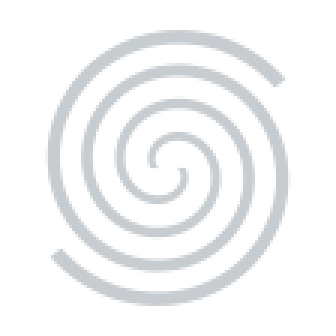
#> input picture bar/modules/ito-art/workspaces/bar/112/ws-uzumaki-original-2-occupied.png, 112 x 112 px (shown 3 times larger)
$ python -i ito_fetch.py   (imports and definitions only)
#> lines starting #> are read from the running program, lines starting #| are printed output that depends on the picture
"""ito_fetch: the layout engine of `ito-fastfetch show` (boot-screens-v2 section A). Pure functions plus the logo preparation.

fastfetch cannot centre, so Ito prints the fetch itself: it takes Omarchy's module lines as fastfetch printed them (values, keys
and colours untouched), puts them with a logo inside an optional frame, and places the whole block at coordinates computed in
the REAL cell grid, so that the margins differ by at most one cell on each axis.

Colours: SGR only (the terminal's palette is the theme), except the image logo, which is tinted with the `bone` token and
cached as a PNG. Nothing here reads the screen; the grid comes from TIOCGWINSZ or from COLUMNS/LINES.
"""
from __future__ import annotations

import base64
import fcntl
import hashlib
import os
import re
import struct
import sys
import termios
import unicodedata
from pathlib import Path

HOME = Path(os.environ.get("HOME", "~")).expanduser()
CACHE = HOME / ".cache" / "ito" / "fetch"
GEN = 4                                      # bump when the image bake changes
DEFAULT_CELL = (7.0, 16.5)                   # the measurement of F3: JetBrainsMono 9 in Ghostty at scale 1
GAP = 6                                      # cells between the logo and the modules (Omarchy's padding.right)
GAP_ENGRAVING = 4                            # a transparent picture needs less air than an opaque slab
MAX_LOGO_W, MAX_LOGO_H = 56, 24

ANSI_RE = re.compile(r"\x1b\[[0-9;?]*[a-zA-Z]|\x1b_.*?\x1b\\|\x1b\].*?(?:\x07|\x1b\\)", re.S)
PRIVATE_RE = re.compile(r"\x1b\[\?[0-9;]*[a-zA-Z]")


# ---- widths ---------------------------------------------------------------------------------------------------------

def wide(ch):
    return 0 if unicodedata.combining(ch) else (2 if unicodedata.east_asian_width(ch) in "WF" else 1)


def columns(text):
    return sum(wide(c) for c in text)


def strip_ansi(text):
    return ANSI_RE.sub("", text)


# [19 lines left out: function fit_ansi, not called in this run]


# ---- the frame ------------------------------------------------------------------------------------------------------

TITLE_DEFAULT = "ikai"


# [21 lines left out: functions valid_title, frame_top, frame_bottom, not called in this run]


SIDE = "\x1b[0;90m┃\x1b[0m"


# ---- the terminal grid ----------------------------------------------------------------------------------------------

# [47 lines left out: functions cell_px_default, term_grid, kitty_here, not called in this run]


# ---- logos ----------------------------------------------------------------------------------------------------------

SGR_NAMES = {"black": 30, "red": 31, "green": 32, "yellow": 33, "blue": 34, "magenta": 35, "cyan": 36, "white": 37, "default": 39}


# [7 lines left out: function sgr_code, not called in this run]


class TextLogo:
    """Rows of a text logo cropped to their ink (blank rows and columns removed; U+2800 counts as blank): `rows` are ANSI strings,
    every row `lw` columns wide when drawn."""
    kind = "text"

    # [40 lines left out: function __init__, not called in this run]

    def size(self, mh, cw, ch):
        return self.lw, self.lh

    def lines(self):
        return self.rows


def alpha_bbox(alpha, thr=8):
    import numpy as np
    ys, xs = np.nonzero(alpha > thr)
    if len(ys) == 0:
        return None
    return int(xs.min()), int(ys.min()), int(xs.max()) + 1, int(ys.max()) + 1


# [12 lines left out: function _gblur, not called in this run]


def _smooth(x, lo, hi):
    import numpy as np
    t = np.clip((x - lo) / max(1e-3, hi - lo), 0, 1)
    return t * t * (3 - 2 * t)


# [12 lines left out: function _figure_mask, not called in this run]


POLARITIES = ("auto", "lum", "print", "ink", "engrave")


def engraving_mode(L, polarity, light_theme):
    """The recipe that polarity names for this picture. auto: white-on-black art -> lum; black-on-white art -> print on dark themes,
    ink on light themes (the terminal colour shows through every gap, so the ink side must be the light side)."""
    import numpy as np
    if polarity in ("lum", "print", "ink", "engrave"):
        return polarity
    border = np.concatenate([L[0], L[-1], L[:, 0], L[:, -1]])
    if float(np.median(border)) < 0.5:
        return "lum"
    return "ink" if light_theme else "print"


def bake_engraving(src, polarity="auto", light_theme=False):
    """The picture as a white RGBA whose ALPHA is the drawing (luminance -> alpha), cropped to its alpha bbox + 2 %. Baked once into
    CACHE/engr-<sha12>.png. Returns (path, mode); mode 'engrave' is applied at the placed size by ImageLogo.png (a line screen)."""
#> called with polarity = 'auto', light_theme = False
    import numpy as np
    from PIL import Image
    src = Path(src)
    st = src.stat()
    with Image.open(src) as im:
#> im is the input picture: PIL image 112x112 RGBA; mean R, G, B, A 49.7, 51, 52.2, 48.7
        im.load()
        rgba = im.convert("RGBA")
    import numpy as _np
    clear = float((_np.asarray(rgba)[..., 3] < 128).mean())
#> clear = 0.811
    # a drawing on a transparent ground (a sprite) has nothing where it is clear; an opaque picture's clear pixels, if any, are paper
    bg = Image.new("RGBA", rgba.size, (0, 0, 0, 255) if clear > 0.02 else (255, 255, 255, 255))
    rgb = Image.alpha_composite(bg, rgba).convert("RGB")
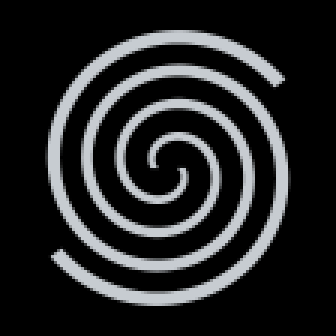
#> rgb: PIL image 112x112 RGB (shown 3 times larger); mean R, G, B 38, 39, 39.9
    k = min(1.0, 1400.0 / max(rgb.size))
#> k = 1
    if k < 1.0:
        rgb = rgb.resize((max(1, round(rgb.width * k)), max(1, round(rgb.height * k))), Image.LANCZOS)
    L = np.asarray(rgb.convert("L"), np.float32) / 255.0
    mode = engraving_mode(L, polarity, light_theme)
#> in engraving_mode, `border = np.concatenate([L[0], L[-1], L[:, 0], L[:, -1]])`: border = 448 values from 0 to 0
#> mode = 'lum'
    sig = f"{src}|{st.st_mtime_ns}|{st.st_size}|{mode}|{GEN}"
    out = CACHE / f"engr-{hashlib.sha1(sig.encode()).hexdigest()[:12]}.png"
    if out.is_file():
        return out, mode
    if mode in ("lum", "engrave"):
        b = np.concatenate([L[0], L[-1], L[:, 0], L[:, -1]])
#> b = 448 values from 0 to 0
        lo = min(0.45, float(np.median(b)) + 0.06)
#> lo = 0.06
        hi = max(lo + 0.2, float(np.percentile(L, 99.5)) - 0.02)
#> hi = 0.776
        a = _smooth(L, lo, hi) ** 0.9
#> in _smooth, `t = np.clip((x - lo) / max(1e-3, hi - lo), 0, 1)`:
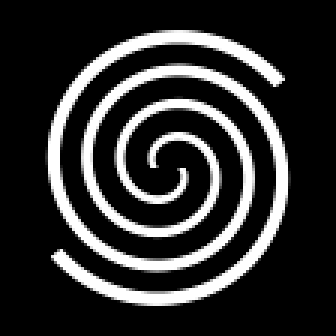
#> t: shape (112, 112) float32 (shown 3 times larger); min 0, max 1, mean 0.189
#> in _smooth, `return t * t * (3 - 2 * t)`:
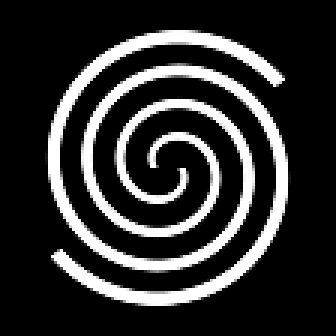
#> returned value: shape (112, 112) float32 (shown 3 times larger); min 0, max 1, mean 0.189
    elif mode == "print":
        a = _smooth(L, 0.30, 0.85) * _figure_mask(L, 3, 0.6)
    else:
        a = _smooth(1 - L, 0.22, 0.80) * _figure_mask(L, 3, 0.6)
    box = alpha_bbox((a * 255).astype(np.uint8), 20)
#> in alpha_bbox, `ys, xs = np.nonzero(alpha > thr)`: ys = 2736 values from 10 to 101; xs = 2736 values, max 96 at index 1452, min 15 at index 1225, mean 55.5
#> box = (15, 10, 97, 102)
    if box is None:
        raise ValueError("the picture has no visible ink")
    x0, y0, x1, y1 = box
#> x0 = 15; y0 = 10; x1 = 97; y1 = 102
    px_, py_ = int((x1 - x0) * 0.02) + 1, int((y1 - y0) * 0.02) + 1
#> px_ = 2; py_ = 2
    a = a[max(0, y0 - py_):y1 + py_, max(0, x0 - px_):x1 + px_]
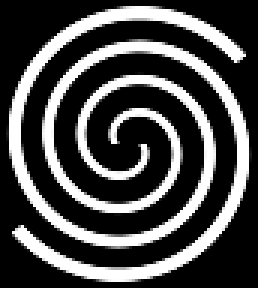
#> a: shape (96, 86) float32 (shown 3 times larger); min 0, max 1, mean 0.289
    h, w = a.shape
#> h = 96; w = 86
    res = np.full((h, w, 4), 255, np.uint8)
    res[..., 3] = np.clip(np.round(a * 255), 0, 255).astype(np.uint8)
    CACHE.mkdir(parents=True, exist_ok=True)
    tmp = out.with_name(out.name + f".{os.getpid()}.tmp")
    Image.fromarray(res, "RGBA").save(tmp, format="PNG")
    os.replace(tmp, out)
    return out, mode


class ImageLogo:
    """A PNG logo cropped to its alpha bbox (+ 2 % pad) so that the visible ink is the box. `kind` 'image' is tinted with the
    bone token; 'picture' (an opaque photograph: the _fastfetch slot) is only cropped to its frame, never tinted; 'engraving' is
    a baked luminance -> alpha picture (bake_engraving), tinted with the bone token like 'image' and sharpened at the placed size."""

    # [258 lines left out: functions __init__, size, png, braille, pool_tint, block and 3 more, not called in this run]

>>> result = bake_engraving('../ito-art/workspaces/bar/112/ws-uzumaki-original-2-occupied.png')

$ run again, on bar/modules/ito-art/workspaces/bar/112/ws-numerals-10-empty.png
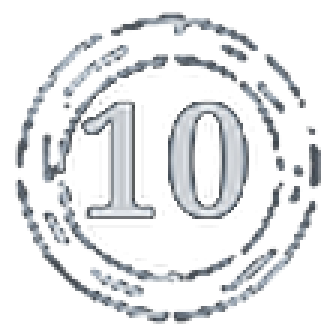
#> input picture bar/modules/ito-art/workspaces/bar/112/ws-numerals-10-empty.png, 112 x 112 px (shown 3 times larger)
#> in bake_engraving, im is the input picture: PIL image 112x112 RGBA; mean R, G, B, A 37.5, 39.8, 42.4, 53.7
#> clear = 0.791
#> border = 448 values from 0 to 0
#> mode = 'lum'
#> b = 448 values from 0 to 0
#> lo = 0.06
#> hi = 0.89
#> in _smooth, `return t * t * (3 - 2 * t)`:
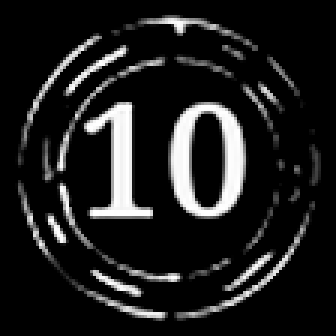
#> returned value: shape (112, 112) float32 (shown 3 times larger); min 0, max 1, mean 0.12
#> ys = 2543 values from 5 to 106; xs = 2543 values, max 106 at index 1155, min 6 at index 1050, mean 53.67
#> box = (6, 5, 107, 107)
#> x0 = 6; y0 = 5; x1 = 107
#> px_ = 3
#> in bake_engraving, `a = a[max(0, y0 - py_):y1 + py_, max(0, x0 - px_):x1 + px_]`:
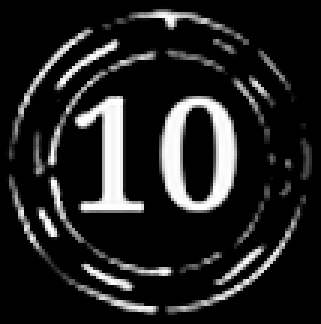
#> a: shape (108, 107) float32 (shown 3 times larger); min 0, max 1, mean 0.136
